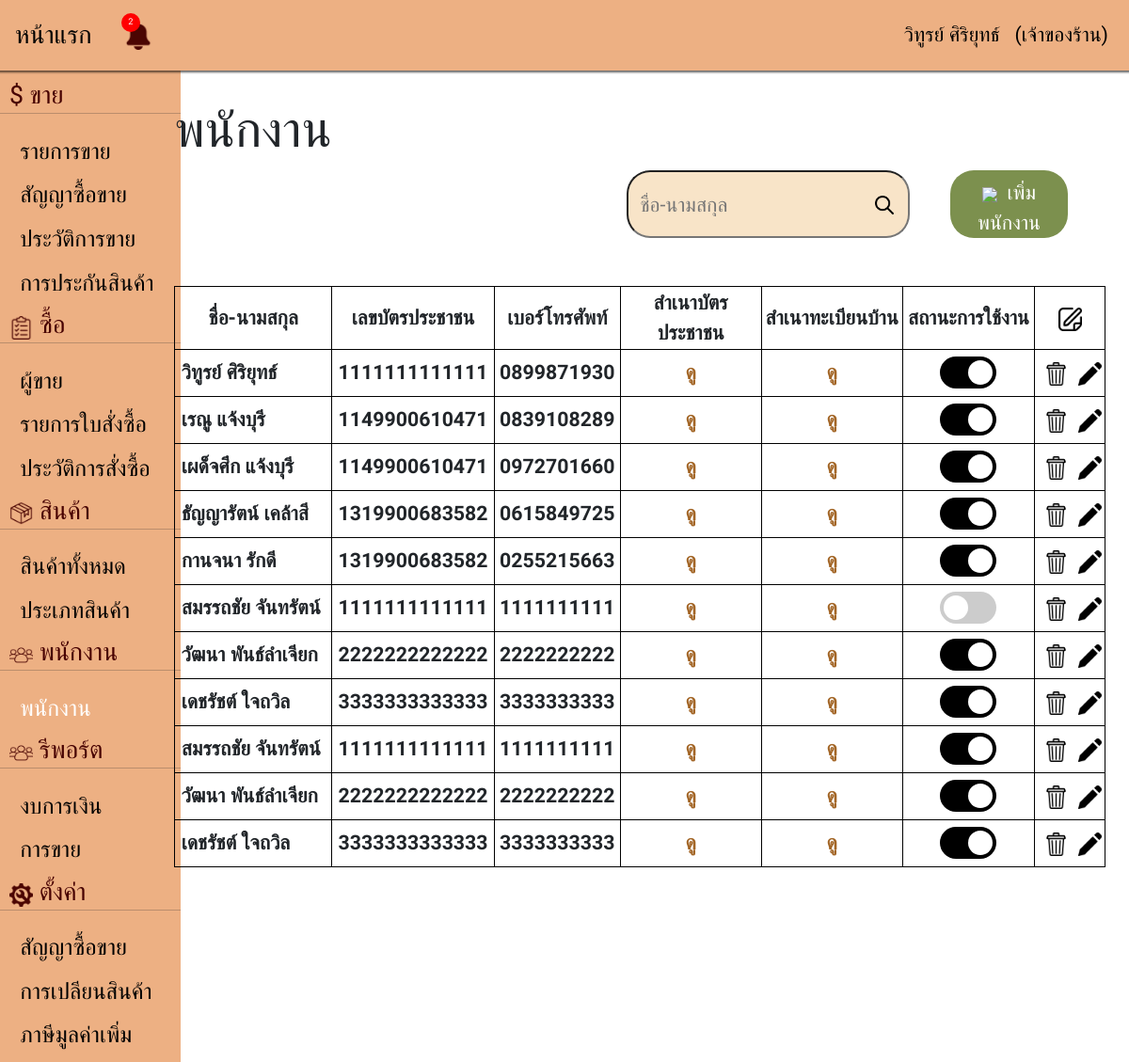
Screenshot of /employee.php (signed in) with the database file from the repository.
### tables this page shows
CREATE TABLE `employee_tb` (
  `employee_id` int(11) NOT NULL COMMENT 'รหัสพนักงานขาย',
  `employee_model` varchar(20) NOT NULL COMMENT 'รูปแบบพนักงาน',
  `employee_startwork_dt` date NOT NULL DEFAULT current_timestamp() COMMENT 'วันที่เข้าทำงาน',
  `employee_prefix` varchar(6) NOT NULL COMMENT 'คำนำหน้าชื่อ',
  `employee_firstname` varchar(50) NOT NULL COMMENT 'ชื่อ',
  `employee_lastname` varchar(50) NOT NULL COMMENT 'นามสกุล',
  `employee_address` varchar(200) NOT NULL COMMENT 'ที่อยู่',
  `employee_birthday` date NOT NULL COMMENT 'วันเกิด',
  `employee_card_id` varchar(25) NOT NULL COMMENT 'บัตรประชาชน',
  `employee_telephone` varchar(20) NOT NULL COMMENT 'เบอร์โทรศัพท์',
  `employee_email` varchar(70) NOT NULL COMMENT 'อีเมล',
  `employee_card_id_copy` varchar(255) NOT NULL COMMENT 'สำเนาบัตรประชาชน',
  `employee_address_copy` varchar(255) NOT NULL COMMENT 'สำเนาทะเบียนบ้าน',
  `employee_status` tinyint(2) NOT NULL DEFAULT 1 COMMENT 'สถานะพนักงาน'
);

### database/Connection.php (called while the page is built)
<?php
function Connection(){
    $servername = "localhost";
    $username = "root";
    $password = "";
    $database = "shop_pj";
    try {
        $conn = new PDO("mysql:host=$servername;dbname=$database", $username, $password);
        $conn->setAttribute(PDO::ATTR_ERRMODE, PDO::ERRMODE_EXCEPTION);
        $conn->query("SET NAMES UTF8");
        return $conn;
    } catch (PDOException $e) {
        throw new Exception("Connection failed: " . $e->getMessage());
    }
}

### database/Employee.php (called while the page is built, shortened)
<?php
include_once("Connection.php");
class Employee
{
    private $conn;
    function __construct()
    {
        try {
            $this->conn = Connection();
        } catch (Exception $e) {
            http_response_code(500);
            echo strval($e);
        }
    }
    public function fetchAll()
    {
        try {
            $sql = "SELECT * FROM employee_tb";
            $stmt = $this->conn->prepare($sql);
            $stmt->execute();
            $result = $stmt->fetchAll(PDO::FETCH_ASSOC);
            if (!$result) {
                return [];
            } else {
                return $result;
            }
        } catch (Exception $e) {
            http_response_code(500);
            return [];
        }
    }
}

### employee.php (the view, shortened to what this page needs)
<!DOCTYPE html>
<html lang="en">
<head>
    <link href="./node_modules/bootstrap/dist/css/bootstrap.min.css" rel="stylesheet">
    <link rel="stylesheet" href="./src/css/employee.css" />
    <link href="./node_modules/sweetalert2/dist/sweetalert2.css" rel="stylesheet"></link>
</head>
<?php
include_once('nav.php');
include_once('database/Employee.php');
$employee = new Employee();
if (isset($_GET['keyword'])) {
    $rows = $employee->searchByName($_GET['keyword']);
} else {
    $rows = $employee->fetchAll();
}
?>
<body>
<form>
    <div class="row">
        <div class="col-1 Nbar min-vh-100"><?php include_once('bar.php'); ?></div>
        <div class="col-11">
            <div class="row main">
                <div class="col-11">
                    <h1>พนักงาน</h1>
                </div>
            </div>
            <form action="employee.php" method="GET">
                <div class="row d-flex justify-content-end" style="margin-right: 1rem;">
                    <div class="col-3 d-flex justify-content-end" style="margin-right: 2rem;">
                        <input type="text" name="keyword" class="btn-d" placeholder="&nbsp ชื่อ-นามสกุล">
                        <button type="submit" class="s">
                            <img src="./src/images/search.png" width="20">
                        </button>
                    </div>
                    <div class="col-2">
                        <a class="submit btn" href="addnewstaff.php"><img class='add' src="./src/images/plus.png" width="25">&nbsp เพิ่มพนักงาน</a>
                    </div>
            </form>
        </div>
        <?php if (count($rows) > 0) { ?>
            <table class="ma">
                <tr>
                    <th>ชื่อ-นามสกุล</th>
                    <th>เลขบัตรประชาชน</th>
                    <th>เบอร์โทรศัพท์</th>
                    <th class="copy">สำเนาบัตรประชาชน</th>
                    <th class="copy">สำเนาทะเบียนบ้าน</th>
                    <th>สถานะการใช้งาน</th>
                    <th><img src="./src/images/edit.png" width="25"></th>
                </tr>
                <?php foreach ($rows as $e) { ?>
                    <tr>
                        <th style="text-align: left;">&nbsp<?= $e['employee_firstname'] . " " . $e['employee_lastname']; ?></th>
                        <th><?= $e['employee_card_id']; ?></th>
                        <th><?= $e['employee_telephone']; ?></th>
                        <th><a href="<?= $e['employee_card_id_copy']; ?>">ดู</a></th>
                        <th><a href="<?= $e['employee_address_copy']; ?>">ดู</a></th>
                        <th>
                            <label class="switch">
                                <span class="slider round"></span>
                            </label>
                        </th>
                        <th>
                            <button type="button" class="bgs" onclick="del(<?=$e['employee_id']; ?>)" ><img src="./src/images/icon-delete.png" width="25"></button>
                            <a type="button" class="btn1" href="editstaff.php?id=<?= $e['employee_id']; ?>"><img src="./src/images/icon-pencil.png" width="25"></a>
                        </th>
                    </tr>
                <?php } ?>
            </table>
        <?php } else {
            echo '<div class="d-flex justify-content-center"><h3 style="margin-top: 9rem; margin-bottom: 9rem;">ไม่พบข้อมูล</h3></div>';
        } ?>
    </div>
</form>
</body>
</html>

### src/css/employee.css (style rules this page uses)
* { font-family: 'IBM Plex Sans Thai', sans-serif; font-size: 16pt; }
.switch { position: relative; display: inline-block; width: 60px; height: 34px; }
.slider { position: absolute; cursor: pointer; top: 0; left: 0; right: 0; bottom: 0; background-color: #ccc; -webkit-transition: .4s; transition: .4s; }
.slider:before { position: absolute; content: ""; height: 26px; width: 26px; left: 4px; bottom: 4px; background-color: white; -webkit-transition: .4s; transition: .4s; }
input:checked+.slider { background-color: black; }
input:checked+.slider:before { -webkit-transform: translateX(26px); -ms-transform: translateX(26px); transform: translateX(26px); }
.slider.round { border-radius: 34px; }
.slider.round:before { border-radius: 50%; }
.row { --bs-gutter-x: 0rem; }
.main { margin-top: 5rem; margin-left: 4rem; width: 90%; }
.Nbar { margin-top: 3.5rem; }
.ma { margin-top: 2rem; margin-left: 4rem; margin-bottom: 4rem; }
table, td, th { border: 1px solid black; text-align: center; }
table { border-collapse: collapse; width: 90%; }
th { height: 50px; width: fit-content; }
.copy { width: 150px; }
.submit { background-color: #7C904E; border: 0ch; color: white; }
.btn-d { border-radius: 25px 25px 25px 25px; background-color: #F8E4C8; margin-left: 7.5rem; font-size: 16pt; height: 90%; }
.btn { border-radius: 25px 25px 25px 25px; font-size: 16pt; height: 90%; width: 70%; margin-left: 0.5rem; }
.s { background: transparent; border: 0px; margin-left: -2rem; margin-top: -0.4rem; }
.bgs { border: 0ch; background-color: white; }
.btn1 { border: 0ch; background-color: white; }
a { color: #A36627; text-decoration: none; }

### rows the page displays
employee_tb: employee_firstname "วิทูรย์", employee_lastname "ศิริยุทธ์", employee_card "1111111111111", employee_telephone "0899871930"
employee_tb: employee_firstname "เรณู", employee_lastname "แจ้งบุรี", employee_card "1149900610471", employee_telephone "0839108289"
employee_tb: employee_firstname "เผด็จศึก", employee_lastname "แจ้งบุรี", employee_card "1149900610471", employee_telephone "0972701660"
employee_tb: employee_firstname "ธัญญารัตน์", employee_lastname "เคล้าสี", employee_card "1319900683582", employee_telephone "0615849725"
employee_tb: employee_firstname "กานจนา", employee_lastname "รักดี", employee_card "1319900683582", employee_telephone "0255215663"
employee_tb: employee_firstname "สมรรถชัย", employee_lastname "จันทรัตน์", employee_card "1111111111111", employee_telephone "1111111111"
employee_tb: employee_firstname "วัฒนา", employee_lastname "พันธ์ลำเจียก", employee_card "2222222222222", employee_telephone "2222222222"
employee_tb: employee_firstname "เดชรัชต์", employee_lastname "ใจถวิล", employee_card "3333333333333", employee_telephone "3333333333"
employee_tb: employee_firstname "สมรรถชัย", employee_lastname "จันทรัตน์", employee_card "1111111111111", employee_telephone "1111111111"
employee_tb: employee_firstname "วัฒนา", employee_lastname "พันธ์ลำเจียก", employee_card "2222222222222", employee_telephone "2222222222"
employee_tb: employee_firstname "เดชรัชต์", employee_lastname "ใจถวิล", employee_card "3333333333333", employee_telephone "3333333333"

### other values shown
count($lost) "2"
$_SESSION['username'] "วิทูรย์ ศิริยุทธ์"
getFullRole($_SESSION['role']) "เจ้าของร้าน"
